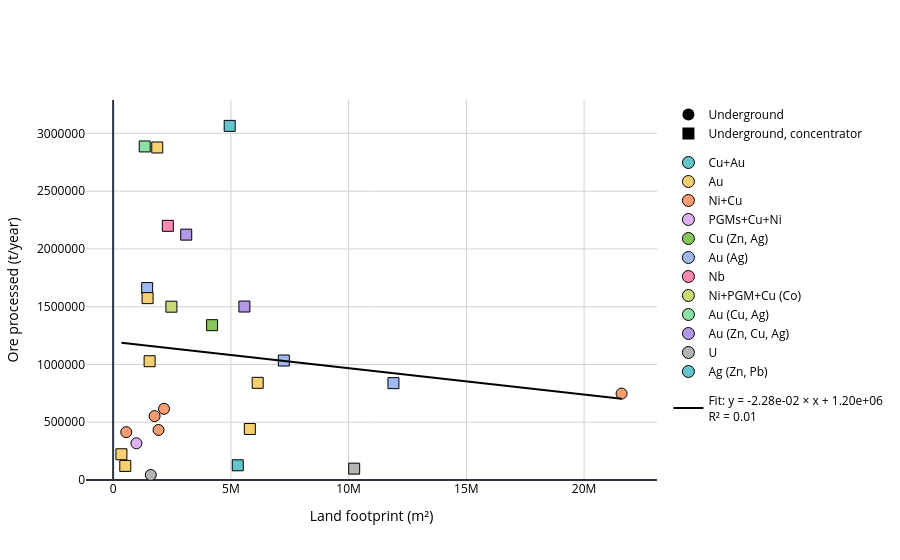

Notebook code cell kept with this figure:
### Code cell
plot_land_vs_ore(
    ug,
    x_col="land_data?",        # your land column in m²
    y_col="ore_processed_t",  # ore processed
    product_col="Main_product",
    label_col="facility_name",
    symbol_col="mining_processing_type",
    x_abs="Land footprint (m²)",
    y_abs="Ore processed (t/year)",
    log_x=False,  # you can try True/False depending on spread
    log_y=False,
    output_html='data/Parametrization/land_vs_ore_ug.html'
)

### Figure 1 — Plotly figure (JSON) as saved in the notebook; plotly's stock layout.template omitted (floating-point values rounded to 4 significant figures; data arrays with more than 128 entries replaced by an {"elided": "..."} marker saying what was removed)
{"data": [{"legendgroup": "mining", "marker": {"color": "black", "size": 12, "symbol": 0}, "mode": "markers", "name": "Underground", "showlegend": true, "x": [null], "y": [null], "type": "scatter"}, {"legendgroup": "mining", "marker": {"color": "black", "size": 12, "symbol": 1}, "mode": "markers", "name": "Underground, concentrator", "showlegend": true, "x": [null], "y": [null], "type": "scatter"}, {"legendgroup": "product", "marker": {"color": "rgb(102, 197, 204)", "line": {"color": "black", "width": 1}, "size": 12, "symbol": "circle"}, "mode": "markers", "name": "Cu+Au", "showlegend": true, "x": [null], "y": [null], "type": "scatter"}, {"legendgroup": "product", "marker": {"color": "rgb(246, 207, 113)", "line": {"color": "black", "width": 1}, "size": 12, "symbol": "circle"}, "mode": "markers", "name": "Au", "showlegend": true, "x": [null], "y": [null], "type": "scatter"}, {"legendgroup": "product", "marker": {"color": "rgb(248, 156, 116)", "line": {"color": "black", "width": 1}, "size": 12, "symbol": "circle"}, "mode": "markers", "name": "Ni+Cu", "showlegend": true, "x": [null], "y": [null], "type": "scatter"}, {"legendgroup": "product", "marker": {"color": "rgb(220, 176, 242)", "line": {"color": "black", "width": 1}, "size": 12, "symbol": "circle"}, "mode": "markers", "name": "PGMs+Cu+Ni", "showlegend": true, "x": [null], "y": [null], "type": "scatter"}, {"legendgroup": "product", "marker": {"color": "rgb(135, 197, 95)", "line": {"color": "black", "width": 1}, "size": 12, "symbol": "circle"}, "mode": "markers", "name": "Cu (Zn, Ag)", "showlegend": true, "x": [null], "y": [null], "type": "scatter"}, {"legendgroup": "product", "marker": {"color": "rgb(158, 185, 243)", "line": {"color": "black", "width": 1}, "size": 12, "symbol": "circle"}, "mode": "markers", "name": "Au (Ag)", "showlegend": true, "x": [null], "y": [null], "type": "scatter"}, {"legendgroup": "product", "marker": {"color": "rgb(254, 136, 177)", "line": {"color": "black", "width": 1}, "size": 12, "symbol": "circle"}, "mode": "markers", "name": "Nb", "showlegend": true, "x": [null], "y": [null], "type": "scatter"}, {"legendgroup": "product", "marker": {"color": "rgb(201, 219, 116)", "line": {"color": "black", "width": 1}, "size": 12, "symbol": "circle"}, "mode": "markers", "name": "Ni+PGM+Cu (Co)", "showlegend": true, "x": [null], "y": [null], "type": "scatter"}, {"legendgroup": "product", "marker": {"color": "rgb(139, 224, 164)", "line": {"color": "black", "width": 1}, "size": 12, "symbol": "circle"}, "mode": "markers", "name": "Au (Cu, Ag)", "showlegend": true, "x": [null], "y": [null], "type": "scatter"}, {"legendgroup": "product", "marker": {"color": "rgb(180, 151, 231)", "line": {"color": "black", "width": 1}, "size": 12, "symbol": "circle"}, "mode": "markers", "name": "Au (Zn, Cu, Ag)", "showlegend": true, "x": [null], "y": [null], "type": "scatter"}, {"legendgroup": "product", "marker": {"color": "rgb(179, 179, 179)", "line": {"color": "black", "width": 1}, "size": 12, "symbol": "circle"}, "mode": "markers", "name": "U", "showlegend": true, "x": [null], "y": [null], "type": "scatter"}, {"legendgroup": "product", "marker": {"color": "rgb(102, 197, 204)", "line": {"color": "black", "width": 1}, "size": 12, "symbol": "circle"}, "mode": "markers", "name": "Ag (Zn, Pb)", "showlegend": true, "x": [null], "y": [null], "type": "scatter"}, {"hovertemplate": "Facility: New Afton<br>Land footprint (m²): 4,950,460<br>Ore processed (t/year): 3,065,000", "legendgroup": "data", "marker": {"color": "rgb(102, 197, 204)", "line": {"color": "black", "width": 1}, "size": 11, "symbol": 1}, "mode": "markers", "name": "Cu+Au", "showlegend": false, "text": "New Afton", "x": [4950000.0], "y": [3065000.0], "type": "scatter"}, {"hovertemplate": "Facility: Macassa<br>Land footprint (m²): 5,804,865<br>Ore processed (t/year): 441,588", "legendgroup": "data", "marker": {"color": "rgb(246, 207, 113)", "line": {"color": "black", "width": 1}, "size": 11, "symbol": 1}, "mode": "markers", "name": "Au", "showlegend": false, "text": "Macassa", "x": [5805000.0], "y": [441600.0], "type": "scatter"}, {"hovertemplate": "Facility: Fraser<br>Land footprint (m²): 1,760,914<br>Ore processed (t/year): 553,033", "legendgroup": "data", "marker": {"color": "rgb(248, 156, 116)", "line": {"color": "black", "width": 1}, "size": 11, "symbol": 0}, "mode": "markers", "name": "Ni+Cu", "showlegend": false, "text": "Fraser", "x": [1761000.0], "y": [553000.0], "type": "scatter"}, {"hovertemplate": "Facility: Totten<br>Land footprint (m²): 559,241<br>Ore processed (t/year): 414,000", "legendgroup": "data", "marker": {"color": "rgb(248, 156, 116)", "line": {"color": "black", "width": 1}, "size": 11, "symbol": 0}, "mode": "markers", "name": "Ni+Cu", "showlegend": false, "text": "Totten", "x": [559200.0], "y": [414000.0], "type": "scatter"}, {"hovertemplate": "Facility: Garson<br>Land footprint (m²): 2,161,806<br>Ore processed (t/year): 616,000", "legendgroup": "data", "marker": {"color": "rgb(248, 156, 116)", "line": {"color": "black", "width": 1}, "size": 11, "symbol": 0}, "mode": "markers", "name": "Ni+Cu", "showlegend": false, "text": "Garson", "x": [2162000.0], "y": [616000.0], "type": "scatter"}, {"hovertemplate": "Facility: Creighton<br>Land footprint (m²): 1,929,968<br>Ore processed (t/year): 433,000", "legendgroup": "data", "marker": {"color": "rgb(248, 156, 116)", "line": {"color": "black", "width": 1}, "size": 11, "symbol": 0}, "mode": "markers", "name": "Ni+Cu", "showlegend": false, "text": "Creighton", "x": [1930000.0], "y": [433000.0], "type": "scatter"}, {"hovertemplate": "Facility: McCreedy West<br>Land footprint (m²): 989,146<br>Ore processed (t/year): 317,660", "legendgroup": "data", "marker": {"color": "rgb(220, 176, 242)", "line": {"color": "black", "width": 1}, "size": 11, "symbol": 0}, "mode": "markers", "name": "PGMs+Cu+Ni", "showlegend": false, "text": "McCreedy West", "x": [989100.0], "y": [317700.0], "type": "scatter"}, {"hovertemplate": "Facility: Young-Davidson<br>Land footprint (m²): 1,874,190<br>Ore processed (t/year): 2,878,047", "legendgroup": "data", "marker": {"color": "rgb(246, 207, 113)", "line": {"color": "black", "width": 1}, "size": 11, "symbol": 1}, "mode": "markers", "name": "Au", "showlegend": false, "text": "Young-Davidson", "x": [1874000.0], "y": [2878000.0], "type": "scatter"}, {"hovertemplate": "Facility: Red Lake<br>Land footprint (m²): 6,139,378<br>Ore processed (t/year): 841,000", "legendgroup": "data", "marker": {"color": "rgb(246, 207, 113)", "line": {"color": "black", "width": 1}, "size": 11, "symbol": 1}, "mode": "markers", "name": "Au", "showlegend": false, "text": "Red Lake", "x": [6139000.0], "y": [841000.0], "type": "scatter"}, {"hovertemplate": "Facility: Eagle River<br>Land footprint (m²): 352,885<br>Ore processed (t/year): 222,627", "legendgroup": "data", "marker": {"color": "rgb(246, 207, 113)", "line": {"color": "black", "width": 1}, "size": 11, "symbol": 1}, "mode": "markers", "name": "Au", "showlegend": false, "text": "Eagle River", "x": [352900.0], "y": [222600.0], "type": "scatter"}, {"hovertemplate": "Facility: Copper Cliff Complex (mine)<br>Land footprint (m²): 21,591,249<br>Ore processed (t/year): 748,000", "legendgroup": "data", "marker": {"color": "rgb(248, 156, 116)", "line": {"color": "black", "width": 1}, "size": 11, "symbol": 0}, "mode": "markers", "name": "Ni+Cu", "showlegend": false, "text": "Copper Cliff Complex (mine)", "x": [21590000.0], "y": [748000.0], "type": "scatter"}, {"hovertemplate": "Facility: Kidd Creek<br>Land footprint (m²): 4,202,254<br>Ore processed (t/year): 1,340,000", "legendgroup": "data", "marker": {"color": "rgb(135, 197, 95)", "line": {"color": "black", "width": 1}, "size": 11, "symbol": 1}, "mode": "markers", "name": "Cu (Zn, Ag)", "showlegend": false, "text": "Kidd Creek", "x": [4202000.0], "y": [1340000.0], "type": "scatter"}, {"hovertemplate": "Facility: Musselwhite<br>Land footprint (m²): 1,550,354<br>Ore processed (t/year): 1,028,000", "legendgroup": "data", "marker": {"color": "rgb(246, 207, 113)", "line": {"color": "black", "width": 1}, "size": 11, "symbol": 1}, "mode": "markers", "name": "Au", "showlegend": false, "text": "Musselwhite", "x": [1550000.0], "y": [1028000.0], "type": "scatter"}, {"hovertemplate": "Facility: Westwood-Doyon<br>Land footprint (m²): 7,249,147<br>Ore processed (t/year): 1,034,000", "legendgroup": "data", "marker": {"color": "rgb(158, 185, 243)", "line": {"color": "black", "width": 1}, "size": 11, "symbol": 1}, "mode": "markers", "name": "Au (Ag)", "showlegend": false, "text": "Westwood-Doyon", "x": [7249000.0], "y": [1034000.0], "type": "scatter"}, {"hovertemplate": "Facility: Éléonore<br>Land footprint (m²): 1,445,492<br>Ore processed (t/year): 1,661,000", "legendgroup": "data", "marker": {"color": "rgb(158, 185, 243)", "line": {"color": "black", "width": 1}, "size": 11, "symbol": 1}, "mode": "markers", "name": "Au (Ag)", "showlegend": false, "text": "Éléonore", "x": [1445000.0], "y": [1661000.0], "type": "scatter"}, {"hovertemplate": "Facility: Niobec<br>Land footprint (m²): 2,323,253<br>Ore processed (t/year): 2,200,000", "legendgroup": "data", "marker": {"color": "rgb(254, 136, 177)", "line": {"color": "black", "width": 1}, "size": 11, "symbol": 1}, "mode": "markers", "name": "Nb", "showlegend": false, "text": "Niobec", "x": [2323000.0], "y": [2200000.0], "type": "scatter"}, {"hovertemplate": "Facility: Raglan<br>Land footprint (m²): 2,475,750<br>Ore processed (t/year): 1,500,000", "legendgroup": "data", "marker": {"color": "rgb(201, 219, 116)", "line": {"color": "black", "width": 1}, "size": 11, "symbol": 1}, "mode": "markers", "name": "Ni+PGM+Cu (Co)", "showlegend": false, "text": "Raglan", "x": [2476000.0], "y": [1500000.0], "type": "scatter"}, {"hovertemplate": "Facility: Goldex<br>Land footprint (m²): 1,341,835<br>Ore processed (t/year): 2,886,927", "legendgroup": "data", "marker": {"color": "rgb(139, 224, 164)", "line": {"color": "black", "width": 1}, "size": 11, "symbol": 1}, "mode": "markers", "name": "Au (Cu, Ag)", "showlegend": false, "text": "Goldex", "x": [1342000.0], "y": [2887000.0], "type": "scatter"}, {"hovertemplate": "Facility: LaRonde<br>Land footprint (m²): 5,574,424<br>Ore processed (t/year): 1,501,500", "legendgroup": "data", "marker": {"color": "rgb(180, 151, 231)", "line": {"color": "black", "width": 1}, "size": 11, "symbol": 1}, "mode": "markers", "name": "Au (Zn, Cu, Ag)", "showlegend": false, "text": "LaRonde", "x": [5574000.0], "y": [1502000.0], "type": "scatter"}, {"hovertemplate": "Facility: Lamaque<br>Land footprint (m²): 11,904,080<br>Ore processed (t/year): 838,419", "legendgroup": "data", "marker": {"color": "rgb(158, 185, 243)", "line": {"color": "black", "width": 1}, "size": 11, "symbol": 1}, "mode": "markers", "name": "Au (Ag)", "showlegend": false, "text": "Lamaque", "x": [11900000.0], "y": [838400.0], "type": "scatter"}, {"hovertemplate": "Facility: Cigar Lake<br>Land footprint (m²): 1,600,590<br>Ore processed (t/year): 43,727", "legendgroup": "data", "marker": {"color": "rgb(179, 179, 179)", "line": {"color": "black", "width": 1}, "size": 11, "symbol": 0}, "mode": "markers", "name": "U", "showlegend": false, "text": "Cigar Lake", "x": [1601000.0], "y": [43730.0], "type": "scatter"}, {"hovertemplate": "Facility: Keno Hill Silver District<br>Land footprint (m²): 5,293,594<br>Ore processed (t/year): 127,307", "legendgroup": "data", "marker": {"color": "rgb(102, 197, 204)", "line": {"color": "black", "width": 1}, "size": 11, "symbol": 1}, "mode": "markers", "name": "Ag (Zn, Pb)", "showlegend": false, "text": "Keno Hill Silver District", "x": [5294000.0], "y": [127300.0], "type": "scatter"}, {"hovertemplate": "Facility: Key Lake + McArthur River<br>Land footprint (m²): 10,235,647<br>Ore processed (t/year): 98,409", "legendgroup": "data", "marker": {"color": "rgb(179, 179, 179)", "line": {"color": "black", "width": 1}, "size": 11, "symbol": 1}, "mode": "markers", "name": "U", "showlegend": false, "text": "Key Lake + McArthur River", "x": [10240000.0], "y": [98410.0], "type": "scatter"}, {"hovertemplate": "Facility: nan<br>Land footprint (m²): 1,464,486<br>Ore processed (t/year): 1,574,000", "legendgroup": "data", "marker": {"color": "rgb(246, 207, 113)", "line": {"color": "black", "width": 1}, "size": 11, "symbol": 1}, "mode": "markers", "name": "Au", "showlegend": false, "text": "nan", "x": [1464000.0], "y": [1574000.0], "type": "scatter"}, {"hovertemplate": "Facility: nan<br>Land footprint (m²): 517,004<br>Ore processed (t/year): 122,000", "legendgroup": "data", "marker": {"color": "rgb(246, 207, 113)", "line": {"color": "black", "width": 1}, "size": 11, "symbol": 1}, "mode": "markers", "name": "Au", "showlegend": false, "text": "nan", "x": [517000.0], "y": [122000.0], "type": "scatter"}, {"hovertemplate": "Facility: nan<br>Land footprint (m²): 3,104,131<br>Ore processed (t/year): 2,123,641", "legendgroup": "data", "marker": {"color": "rgb(180, 151, 231)", "line": {"color": "black", "width": 1}, "size": 11, "symbol": 1}, "mode": "markers", "name": "Au (Zn, Cu, Ag)", "showlegend": false, "text": "nan", "x": [3104000.0], "y": [2124000.0], "type": "scatter"}, {"legendgroup": "fit", "line": {"color": "black", "width": 2}, "mode": "lines", "name": "Fit: y = -2.28e-02 × x + 1.20e+06<br>R² = 0.01", "showlegend": true, "x": {"elided": "200 float values"}, "y": {"elided": "200 float values"}, "type": "scatter"}], "layout": {"font": {"color": "black"}, "legend": {"bgcolor": "rgba(0,0,0,0)", "groupclick": "toggleitem"}, "xaxis": {"title": {"text": "Land footprint (m²)"}, "gridcolor": "lightgray", "type": "linear"}, "yaxis": {"title": {"text": "Ore processed (t/year)"}, "gridcolor": "lightgray", "rangemode": "tozero", "tickformat": "d", "type": "linear"}, "title": {"text": ""}, "paper_bgcolor": "white", "plot_bgcolor": "white"}}
